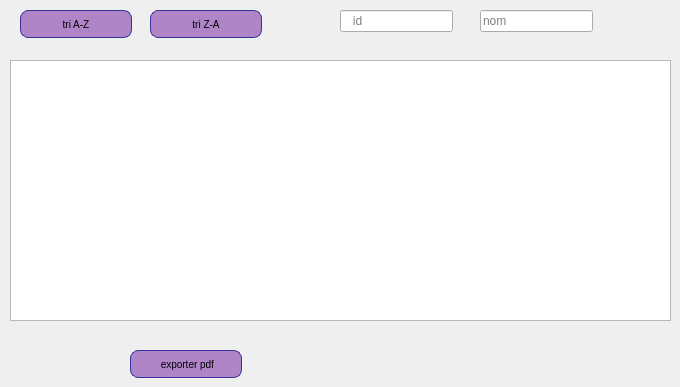
        <widget class="QWidget" name="widget">
         <attribute name="title">
          <string>afficher valise</string>
         </attribute>
         <widget class="QTableView" name="tabvalise">
          <property name="geometry">
           <rect>
            <x>10</x>
            <y>60</y>
            <width>661</width>
            <height>261</height>
           </rect>
          </property>
         </widget>
         <widget class="QLineEdit" name="rechid">
          <property name="geometry">
           <rect>
            <x>340</x>
            <y>10</y>
            <width>113</width>
            <height>22</height>
           </rect>
          </property>
          <property name="placeholderText">
           <string>   id</string>
          </property>
         </widget>
         <widget class="QLineEdit" name="lineEdit_2">
          <property name="geometry">
           <rect>
            <x>480</x>
            <y>10</y>
            <width>113</width>
            <height>22</height>
           </rect>
          </property>
          <property name="placeholderText">
           <string>nom</string>
          </property>
         </widget>
         <widget class="QPushButton" name="pushButton">
          <property name="geometry">
           <rect>
            <x>20</x>
            <y>10</y>
            <width>112</width>
            <height>28</height>
           </rect>
          </property>
          <property name="styleSheet">
           <string notr="true">QPushButton {
color: black;
background-color: rgb(175, 133, 200);
border-width: 1px;
border-color: #339;
border-style: solid;
border-radius: 8;
padding: 3px;
font-size: 10px;
padding-left: 5px;
padding-right: 5px;
min-width: 100px;
max-width: 300px;
min-height: 20px;
max-height: 50px;
}</string>
          </property>
          <property name="text">
           <string>tri A-Z</string>
          </property>
         </widget>
         <widget class="QPushButton" name="TRI">
          <property name="geometry">
           <rect>
            <x>150</x>
            <y>10</y>
            <width>112</width>
            <height>28</height>
           </rect>
          </property>
          <property name="styleSheet">
           <string notr="true">QPushButton {
color: black;
background-color: rgb(175, 133, 200);
border-width: 1px;
border-color: #339;
border-style: solid;
border-radius: 8;
padding: 3px;
font-size: 10px;
padding-left: 5px;
padding-right: 5px;
min-width: 100px;
max-width: 300px;
min-height: 20px;
max-height: 50px;
}</string>
          </property>
          <property name="text">
           <string>tri Z-A</string>
          </property>
         </widget>
         <widget class="QPushButton" name="pdf">
          <property name="geometry">
           <rect>
            <x>130</x>
            <y>350</y>
            <width>112</width>
            <height>28</height>
           </rect>
          </property>
          <property name="styleSheet">
           <string notr="true">QPushButton {
color: black;
background-color: rgb(175, 133, 200);
border-width: 1px;
border-color: #339;
border-style: solid;
border-radius: 8;
padding: 3px;
font-size: 10px;
padding-left: 5px;
padding-right: 5px;
min-width: 100px;
max-width: 300px;
min-height: 20px;
max-height: 50px;
}</string>
          </property>
          <property name="text">
           <string> exporter pdf</string>
          </property>
         </widget>
        </widget>
